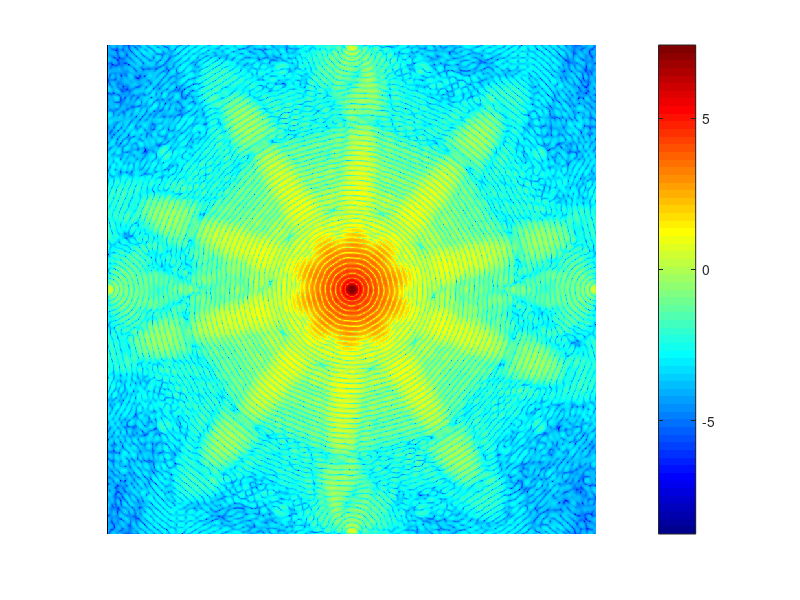

Source code (MATLAB): (Note: this script raises an error after producing the figure.)
n_iter = 100;

% load('lena_101.mat'); % lena
load('mimivirus_img_105.mat'); % mimivirus

img = im2double(img_padded);
img = img ./ max(img(:));
fimg = abs(fft2(img));

timers = zeros(5,1);

figure(3001);
imagesc( fftshift( log10(abs(fimg).^2) ) );
axis image;
axis off;
colormap(jet);
colorbar;


%% generate LR image

xx = linspace(-0.5, 0.5, size(img, 2));
yy = linspace(-0.5, 0.5, size(img, 1));

[XX, YY] = meshgrid(xx, yy);
RR = sqrt( XX.^2 + YY.^2 );

sig = 0.01;
G = exp( -(RR).^2/(2*sig) );

% figure(3001);
% imagesc(G);
% axis image;
% colormap(jet);
% colorbar;


img_lrs = ifft2( fft2(img) .* ifftshift(G), 'symmetric');

figure(3002);
imshow(img_lrs);
imwrite(img_lrs, ['lena_lrs_sig' int0str(10000*sig, 5) '.png']);

%% test 1: ADM-HIO

tic;
[x1,y1,lambda1,ers1] = adm_hio(fimg, mask, n_iter, img, fimg==0);
toc
timesr(1) = toc;

figure(3011);
plot(1:n_iter, ers1, 'LineWidth', 2);
set(gca, 'FontSize', 16);
xlabel('iteration number');
ylabel('E_R');
legend('x', 'y');

%% test 2: ADM-HIO-LR

tic;
[x2,y2,lambda2,ers2] = adm_hio_lr(fimg, mask, img_lrs, n_iter, img, fimg==0);
toc
timers(2) = toc;

figure(3012);
plot(1:n_iter, ers2, 'LineWidth', 2);
set(gca, 'FontSize', 16);
xlabel('iteration number');
ylabel('E_R');
legend('x', 'y');

%% test 3: ADM-HIO-LR-TV

%% test 4: HIO-LR-RS

tic;
[x4, efs4, ers4] = hio2d_lr_rs(fimg, mask, n_iter, img_lrs, img, fimg==0);
toc
times(4) = toc;

figure(3014);
plot(1:n_iter, ers4, 'LineWidth', 2);
set(gca, 'FontSize', 16);
xlabel('iteration number');
ylabel('E_R');
legend('x1', 'x2');

%% test 5: HIO

tic;
[x5, efs5, ers5] = hio2d(fimg, mask, n_iter, fimg==0, [], img, fimg==0);
toc
timers(5) = toc;

figure(3015);
plot(1:n_iter, ers5, 'LineWidth', 2);
set(gca, 'FontSize', 16);
xlabel('iteration number');
ylabel('E_R');
legend('x');


%% test 6: HIO+

fimg_ph = fimg .* exp( 1j*angle(fft(img_lrs)) );

tic;
[x6, efs6, ers6] = hio2d(fimg_ph, mask, n_iter, fimg==0, [], img, fimg==0);
toc
timers(5) = toc;

figure(3016);
plot(1:n_iter, ers6, 'LineWidth', 2);
set(gca, 'FontSize', 16);
xlabel('iteration number');
ylabel('E_R');
legend('x');
%% comparison

t = 1:n_iter;

figure(5001);
plot(t, ers5, t, ers6, t, ers1(1,:), t, ers4(1,:), t, ers2(1,:), 'LineWidth', 2);
set(gca, 'FontSize', 16);
xlabel('iteration number');
ylabel('E_R');
legend('HIO', 'HIO+phase', 'ADM-HIO', 'HIO-LR', 'ADM-HIO-LR');

figure(5002);
semilogy(t, ers5, t, ers6, t, ers1(1,:), t, ers4(1,:), t, ers2(1,:), 'LineWidth', 2);
set(gca, 'FontSize', 16);
xlabel('iteration number');
ylabel('E_R');
legend('HIO (Fienup)', 'HIO+phase', 'ADM-HIO (Marchesini)', 'HIO-LR (Li)', 'ADM-HIO-LR (Li & Huang)');

save(['lena_lrs_sig' int0str(10000*sig, 5) '.mat'], 'x*', 'y*', 'ers*', 'efs*','timers', 't');
